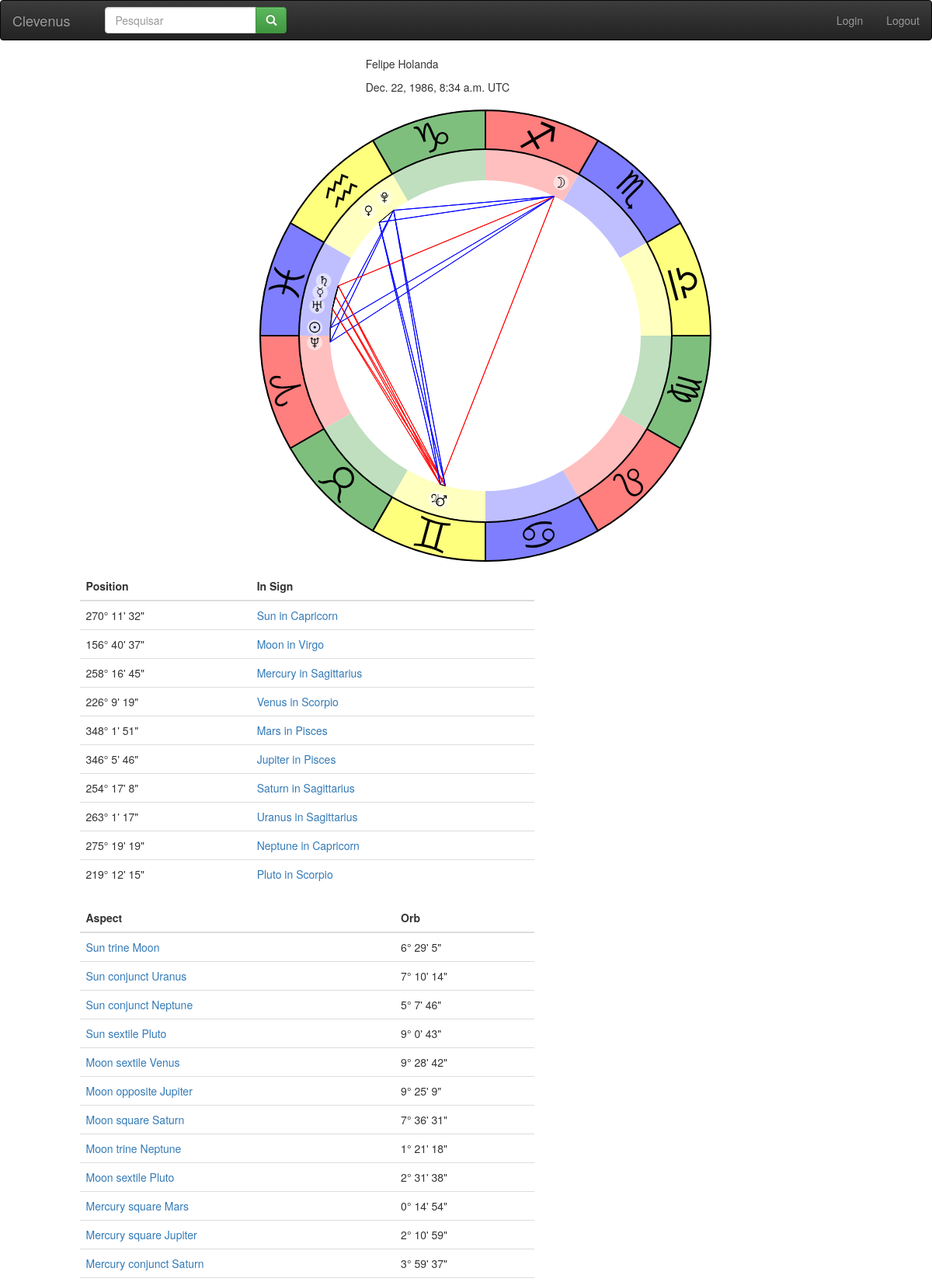
The app's page /chart/2 (upper part) with its own data.
### charts/models.py (models this page shows, shortened)
class Chart(models.Model):
    N_PLANETS = swe.NPLANETS
    user = models.ForeignKey(UserProfile, related_name='charts')
    name = models.CharField(max_length=256)
    date = models.DateField()
    time = models.TimeField(null=True, blank=True)
    datetime = models.DateTimeField()
    city = models.ForeignKey(City, null=True, blank=True)
    city_name = models.CharField(max_length=512, null=True, blank=True)
    lat = models.FloatField(null=True, blank=True)
    lng = models.FloatField(null=True, blank=True)
    sun = models.FloatField(_('Sun'))
    moon = models.FloatField(_('Moon'))
    mercury = models.FloatField(_('Mercury'))
    venus = models.FloatField(_('Venus'))
    mars = models.FloatField(_('Mars'))
    jupiter = models.FloatField(_('Jupiter'))
    saturn = models.FloatField(_('Saturn'))
    uranus = models.FloatField(_('Uranus'))
    neptune = models.FloatField(_('Neptune'))
    pluto = models.FloatField(_('Pluto'))
    mean_node = models.FloatField()
    true_node = models.FloatField()
    mean_apog = models.FloatField()
    oscu_apog = models.FloatField()
    earth = models.FloatField()
    chiron = models.FloatField()
    pholus = models.FloatField()
    ceres = models.FloatField()
    pallas = models.FloatField()
    juno = models.FloatField()
    vesta = models.FloatField()
    intp_apog = models.FloatField()
    intp_perg = models.FloatField()
    house_1 = models.FloatField(null=True, blank=True)
    house_2 = models.FloatField(null=True, blank=True)
    house_3 = models.FloatField(null=True, blank=True)
    house_4 = models.FloatField(null=True, blank=True)
    house_5 = models.FloatField(null=True, blank=True)
    house_6 = models.FloatField(null=True, blank=True)
    house_7 = models.FloatField(null=True, blank=True)
    house_8 = models.FloatField(null=True, blank=True)
    house_9 = models.FloatField(null=True, blank=True)
    house_10 = models.FloatField(null=True, blank=True)
    house_11 = models.FloatField(null=True, blank=True)
    house_12 = models.FloatField(null=True, blank=True)
    planet_positions = models.ManyToManyField(Planet, through=PlanetPosition)
    planets_in_signs = models.ManyToManyField(PlanetInSign)
    planets_in_houses = models.ManyToManyField(PlanetInHouse)
    houses_in_signs = models.ManyToManyField(HouseInSign)
    aspects = models.ManyToManyField(Aspect, through=ChartAspect)
    created = models.DateTimeField(auto_now_add=True)
    modified = models.DateTimeField(auto_now=True)

class PlanetPosition(models.Model):
    name = models.CharField(max_length=256)
    chart = models.ForeignKey('Chart')
    planet = models.ForeignKey(Planet)
    sign = models.ForeignKey(Sign)
    asc = models.FloatField(default=0)
    house = models.ForeignKey(House, null=True, blank=True)
    angle = models.FloatField()
    speed = models.FloatField()
    planet_in_sign = models.ForeignKey(PlanetInSign)
    planet_in_house = models.ForeignKey(PlanetInHouse, null=True, blank=True)
    def get_x(self, planet_radius=220, chart_center_x=300):
        x = cos((self.angle+180-self.asc)*pi/180.0) * planet_radius + chart_center_x
        return x
    def get_y(self, planet_radius=220, chart_center_y=300):
        y = -sin((self.angle+180-self.asc)*pi/180.0) * planet_radius + chart_center_y
        return y
    def get_x_aspect(self):
        return self.get_x(planet_radius=200)
    def get_y_aspect(self):
        return self.get_y(planet_radius=200)
    def get_chart_params(self, planet_radius=220, planet_size=7, planet_circle=10):
        params = dict()
        planet_scale = planet_size*2/100.0
        chart_center_x = 300
        chart_center_y = 300
        p_x = self.get_x()
        p_y = self.get_y()
        visibility = True
        params[self.planet.code+'_visibility'] = 'visible' if visibility else 'hidden'
        params[self.planet.code+'_x'] = p_x
        params[self.planet.code+'_y'] = p_y
        params[self.planet.code+'_circle'] = planet_circle
        params[self.planet.code+'_scale'] = planet_scale
        params[self.planet.code+'_x_corner'] = p_x - planet_size
        params[self.planet.code+'_y_corner'] = p_y - planet_size
        return params

class ChartAspect(models.Model):
    name = models.CharField(max_length=256)
    chart = models.ForeignKey('Chart')
    aspect = models.ForeignKey(Aspect)
    angle = models.FloatField()
    exact = models.FloatField()
    diff = models.FloatField()
    p1 = models.ForeignKey(PlanetPosition, verbose_name='First Planet', related_name='chart_aspects_first')
    p2 = models.ForeignKey(PlanetPosition, verbose_name='Second Planet', related_name='chart_aspects_second')
    asc = models.FloatField(default=0)
    def get_svg(self, asc=0):
        params = dict()
        params['id'] = '%s_%s_aspect' % (self.p1.planet.code, self.p2.planet.code)
        params['x1'] = self.p1.get_x_aspect()
        params['y1'] = self.p1.get_y_aspect()
        params['x2'] = self.p2.get_x_aspect()
        params['y2'] = self.p2.get_y_aspect()
        color = 'black'
        if self.exact == 60 or self.exact==120:
            color = 'blue'
        if self.exact == 90 or self.exact == 180:
            color = 'red'
        params['color'] = color
        svg = '<svg class="svg_aspect"><line id="{id}" x1="{x1}" y1="{y1}" x2="{x2}" y2="{y2}" style="stroke:{color};stroke-width:1"></line></svg>'.format(**params)
        return svg

### astro/models.py (models this page shows, shortened)
class Interpretable(models.Model):
    iname = models.CharField(max_length=20, unique=True)
    def __unicode__(self):
        return self.iname

class Planet(Interpretable):
    index = models.IntegerField(unique=True)
    name = models.CharField(max_length=20, unique=True)
    code = models.CharField(max_length=20, unique=True)
    slug = models.SlugField()

class Interpretable(models.Model):
    iname = models.CharField(max_length=20, unique=True)
    def __unicode__(self):
        return self.iname

### charts/views.py (the view)
# urls.py: url(r'(?P<chart_id>\d*)', chartView),
def chartView(request, chart_id):
    chart = get_object_or_404(Chart, pk=chart_id)
    planets = chart.planetposition_set.all().select_related('planet',  'sign', 'house')[:10]
    aspects = chart.chartaspect_set.filter(diff__lt=10, p1__planet__index__lt=10, p2__planet__index__lt=10).select_related('p1__planet', 'p2__planet', 'aspect')
    params = dict()
    asc = chart.house_1
    params['asc'] = asc
    for p in planets:
        params.update(p.get_chart_params())
    params['chart'] = chart
    params['planets'] = planets
    params['aspects'] = aspects
    params['action'] = '/chart/post'
    return render(request, 'charts/detail.html', params)

### charts/templatetags/chart_tags.py (called while the page is built)
@register.filter
def dms(value):
    mnt, sec = divmod(value*3600, 60)
    deg, mnt = divmod(mnt, 60)
    deg, mnt, sec = int(deg), int(mnt), int(sec)
    return u"%s° %s' %s\"" % (deg, mnt, sec)

### charts/templates/charts/detail.html (shortened to what this page needs)
{% extends 'base.html' %}
{% load chart_tags %}
{% block content %}
    <div class="container">
    <div class="row row-centered">
        <div class="col-xs-3 col-centered"><p>{{ chart.name }}</p></div>
    </div>
    <div class="row row-centered">
        <div class="col-xs-3 col-centered"><p>{{ chart.datetime }} {{ chart.datetime.tzinfo }}</p></div>
    </div>
    <div class="row row-centered">
        <div class="col-xs-6 col-centered">
        </div>
    </div>
</div>
    <div class="row">
        <div class="col-md-6 col-md-offset-1">
            <table class="table">
                <thead>
                <tr>
                    <th >Position</th>
                    <th>In Sign</th>
                </tr>
                </thead>
                <tbody>
                {% for planet in planets %}
                    <tr>
                        <td>{{ planet.angle|dms }}</td>
                        <td>
                            <a href="{% url 'planet-in-sign' planet.planet.slug planet.sign.slug %}">{{ planet.planet.name }}
                                in {{ planet.sign }}</a></td>
                    </tr>
                {% endfor %}
                </tbody>
            </table>
        </div>
    </div>
    <div class="row">
        <div class="col-md-6 col-md-offset-1">
            <table class="table">
                <thead>
                <tr>
                    <th data-sortable="true">Aspect</th>
                    <th data-sortable="true">Orb</th>
                </tr>
                </thead>
                <tbody>
                {% for aspect in aspects %}
                    <tr>
                        <td>
                            <a href="{% url 'aspect' aspect.p1.planet.slug aspect.aspect.type aspect.p2.planet.slug %}">{{ aspect.aspect }}</a>
                        </td>
                        <td>{{ aspect.diff|dms }}</td>
                    </tr>
                {% endfor %}
                </tbody>
            </table>
        </div>
    </div>
{% endblock %}

### static/clevenus/navbar.css (style rules this page uses)
.row-centered { text-align:center; }
.col-centered { display: inline-block; float: none; text-align: left; margin-right: -4px; }

### records on screen
Chart: name "Felipe Holanda", datetime "Dec. 22, 1986, 8:34 a.m.", datetime.tzinfo "UTC"
PlanetPosition: angle|dms "270° 11' 32\"", planet.name "Sun", sign "Capricorn"
PlanetPosition: angle|dms "156° 40' 37\"", planet.name "Moon", sign "Virgo"
PlanetPosition: angle|dms "258° 16' 45\"", planet.name "Mercury", sign "Sagittarius"
PlanetPosition: angle|dms "226° 9' 19\"", planet.name "Venus", sign "Scorpio"
PlanetPosition: angle|dms "348° 1' 51\"", planet.name "Mars", sign "Pisces"
PlanetPosition: angle|dms "346° 5' 46\"", planet.name "Jupiter", sign "Pisces"
PlanetPosition: angle|dms "254° 17' 8\"", planet.name "Saturn", sign "Sagittarius"
PlanetPosition: angle|dms "263° 1' 17\"", planet.name "Uranus", sign "Sagittarius"
PlanetPosition: angle|dms "275° 19' 19\"", planet.name "Neptune", sign "Capricorn"
PlanetPosition: angle|dms "219° 12' 15\"", planet.name "Pluto", sign "Scorpio"
ChartAspect: aspect "Sun trine Moon", diff|dms "6° 29' 5\""
ChartAspect: aspect "Sun conjunct Uranus", diff|dms "7° 10' 14\""
ChartAspect: aspect "Sun conjunct Neptune", diff|dms "5° 7' 46\""
ChartAspect: aspect "Sun sextile Pluto", diff|dms "9° 0' 43\""
ChartAspect: aspect "Moon sextile Venus", diff|dms "9° 28' 42\""
ChartAspect: aspect "Moon opposite Jupiter", diff|dms "9° 25' 9\""
ChartAspect: aspect "Moon square Saturn", diff|dms "7° 36' 31\""
ChartAspect: aspect "Moon trine Neptune", diff|dms "1° 21' 18\""
ChartAspect: aspect "Moon sextile Pluto", diff|dms "2° 31' 38\""
ChartAspect: aspect "Mercury square Mars", diff|dms "0° 14' 54\""
ChartAspect: aspect "Mercury square Jupiter", diff|dms "2° 10' 59\""
ChartAspect: aspect "Mercury conjunct Saturn", diff|dms "3° 59' 37\""
